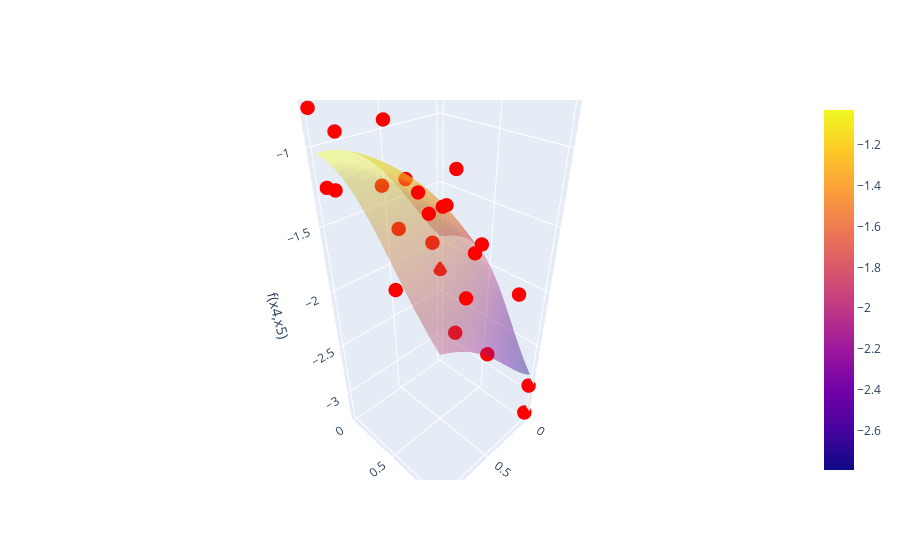

Notebook code cell kept with this figure:
### Code cell
f6 = BBfcn(6)
print(f6)
f6.plot_feature_correlations()
f6.plot_correlations_with_cross_terms()

# dimension reduction for f6()
class f6dimRedTransform(Transformation):
    def __init__(self):
        pass
    def apply(self,data):
        data.drop(columns=["x1","x2","x3"],inplace=True)

f6_dimRed = BBfcn(6)
f6_dimRed.transform(f6dimRedTransform())
print(f6_dimRed)
f6_dimRed.plot_feature_correlations()
kernel = C(10, (0.001, 10)) * Matern(length_scale=[0.2,0.2],nu=2.5) + WhiteKernel(noise_level=1.0)
f6_dimRed.nextPointBayesianOptim(kernel,numgrid=20,acqFcn="UCB",beta=0.5)

#full dimensional GP for f6()
kernel = C(10, (0.001, 10)) * Matern(length_scale=[0.2,0.2,0.2,0.2,0.2],nu=2.5) + WhiteKernel(noise_level=1.0)
f6.nextPointBayesianOptim(kernel,numgrid=20,acqFcn="UCB",beta=0.5)

### Figure 1 — Plotly figure (JSON) as saved in the notebook; plotly's stock layout.template omitted (floating-point values rounded to 4 significant figures; data arrays with more than 128 entries replaced by an {"elided": "..."} marker saying what was removed)
{"data": [{"opacity": 0.4, "type": "surface", "x": {"elided": "20x20 float values"}, "y": {"elided": "20x20 float values"}, "z": {"elided": "20x20 float values"}}, {"marker": {"color": "red", "size": 5}, "mode": "markers", "name": "Measured points", "type": "scatter3d", "x": [0.694, 0.679, 0.3566, 0.6483, 0.7562, 0.9592, 0.7263, 0.9617, 0.2466, 0.4342, 0.3882, 0.1568, 0.04561, 0.4895, 0.1095, 0.1967, 0.705, 0.8597, 0.5951, 0.6805, 0.9474, 1.0, 0.0, 0.0, 0.0], "y": [0.0564, 0.502, 0.6711, 0.2735, 0.3288, 0.004911, 0.2363, 0.598, 0.7512, 0.1124, 0.5225, 0.07132, 0.1106, 0.5111, 0.8779, 0.5931, 0.615, 0.01033, 0.7356, 0.8928, 0.07699, 0.0, 1.0, 0.0, 1.0], "z": [-0.7143, -1.21, -1.672, -1.536, -0.8292, -1.247, -1.234, -1.694, -2.571, -1.309, -1.145, -1.913, -1.623, -1.357, -2.018, -1.703, -1.294, -0.9358, -2.156, -1.747, -1.245, -0.7852, -2.91, -2.256, -3.235]}], "layout": {"scene": {"xaxis": {"title": {"text": "x4"}}, "yaxis": {"title": {"text": "x5"}}, "zaxis": {"title": {"text": "f(x4,x5)"}}}}}
